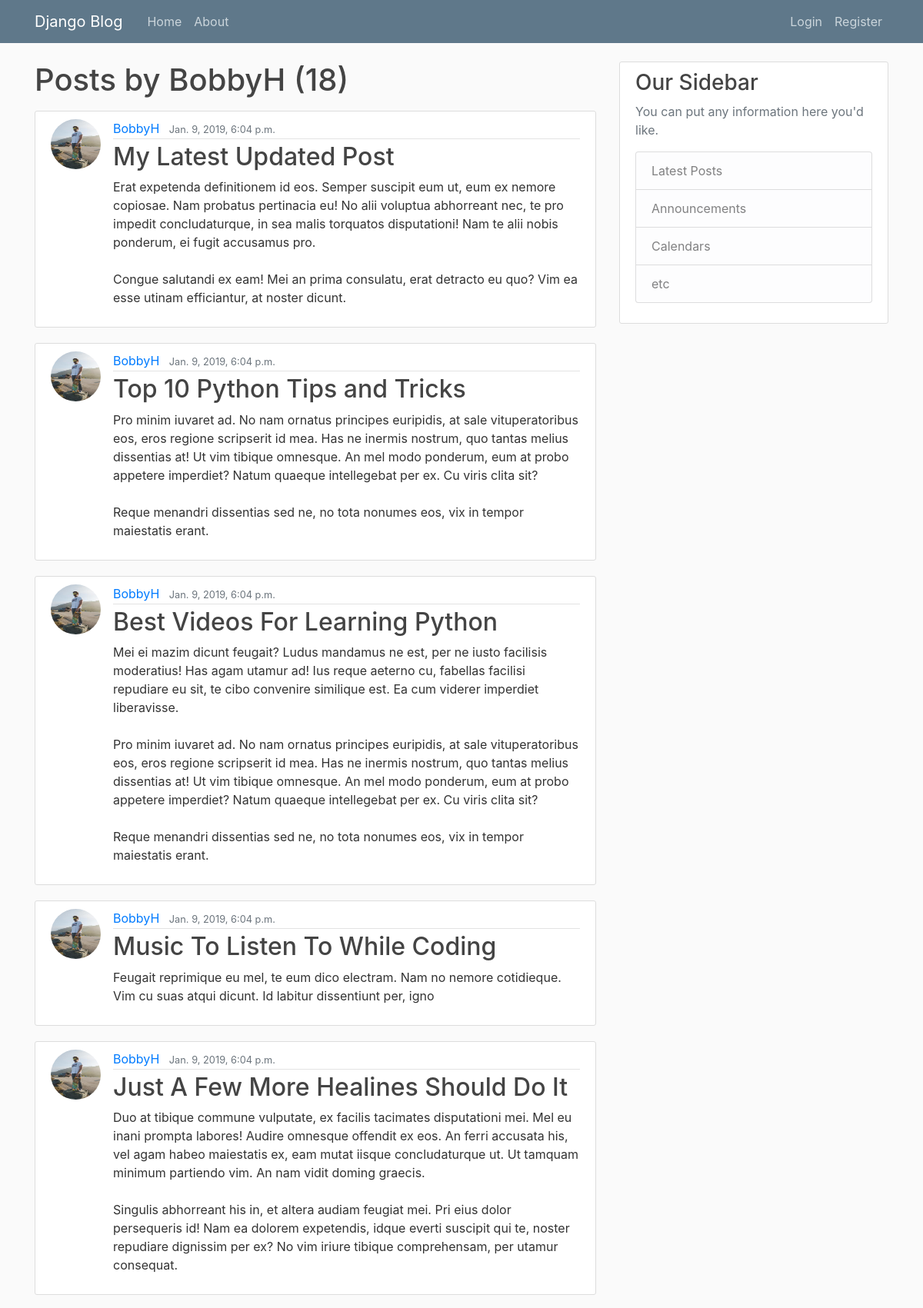
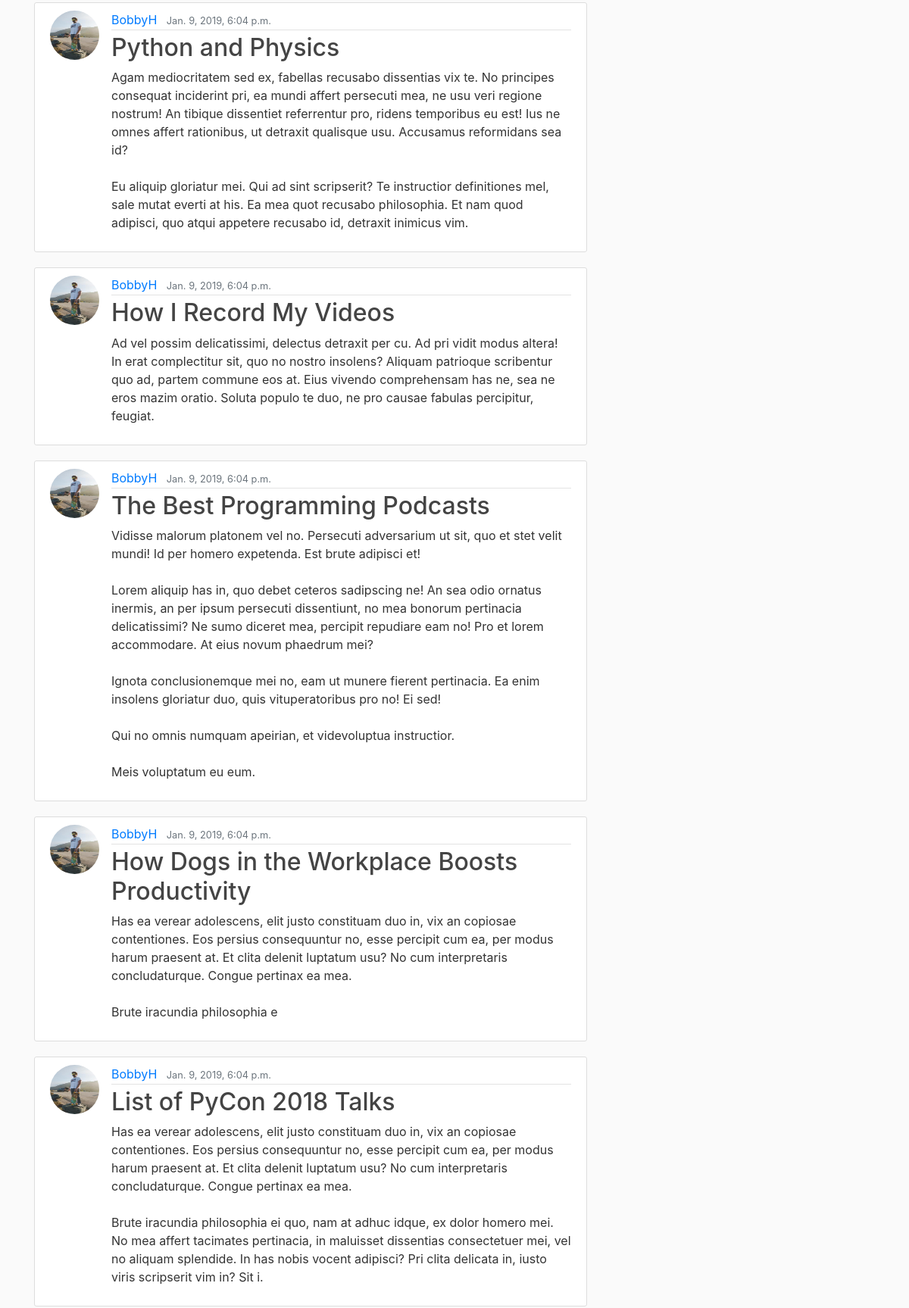
The app's page /user/BobbyH (upper part) with its own data (2 pictures, top to bottom).
### blog/models.py (models this page shows, shortened)
class Post(models.Model):
    title = models.CharField(max_length =100)
    content = models.TextField()
    date_posted = models.DateTimeField(default=timezone.now)
    author = models.ForeignKey(User, on_delete=models.CASCADE)

### users/models.py (models this page shows, shortened)
class Profile(models.Model):
    user = models.OneToOneField(User, on_delete=models.CASCADE)
    image = models.ImageField(default='default.jpg', upload_to='profile_pics')

### blog/views.py (the view)
# urls.py: path('user/<str:username>', UserPostListView.as_view(), name='user-posts'),
class UserPostListView(ListView): #feed of post
    model = Post
    template_name = 'blog/user_posts.html'
    context_object_name = 'posts'
    paginate_by = 10    # number of post per page
    def get_queryset(self):
        user = get_object_or_404(User, username=self.kwargs.get('username'))
        return Post.objects.filter(author=user).order_by('-date_posted')

### blog/templates/blog/user_posts.html (shortened to what this page needs)
{% extends "blog/base.html" %}
{% block content %}
  <h1 class="mb-3">Posts by {{ view.kwargs.username }} ({{ page_obj.paginator.count }})</h1>
  {% for post in posts %}
  <article class="media content-section">
    <img class="rounded-circle article-img" src="{{ post.author.profile.image.url }}">
    <div class="media-body">
      <div class="article-metadata">
        <a class="mr-2" href="{% url 'user-posts' post.author.username %}">{{ post.author }}</a>
        <small class="text-muted">{{ post.date_posted }}</small>
      </div>
      <h2><a class="article-title" href="{% url 'post-detail' post.id %}">{{ post.title }}</a></h2>
      <p class="article-content">{{ post.content }}</p>
    </div>
  </article>
  {% endfor %}
{% endblock content %}

### blog/static/blog/main.css (style rules this page uses)
body { background: #fafafa; color: #333333; margin-top: 5rem; }
h1, h2, h3, h4, h5, h6 { color: #444444; }
.content-section { background: #ffffff; padding: 10px 20px; border: 1px solid #dddddd; border-radius: 3px; margin-bottom: 20px; }
.article-title { color: #444444; }
.article-content { white-space: pre-line; }
.article-img { height: 65px; width: 65px; margin-right: 16px; }
.article-metadata { padding-bottom: 1px; margin-bottom: 4px; border-bottom: 1px solid #e3e3e3 }

### records on screen
Post: author.profile.image (picture), author "BobbyH", date_posted "Jan. 9, 2019, 6:04 p.m.", title "My Latest Updated Post", content "Erat expetenda definitionem id eos. Semper suscipit eum ut, eum ex nemore copiosae. Nam probatus pertinacia eu! No alii voluptua abhorreant nec, te pro impedit concludaturque, in sea malis torquatos disputationi! Nam te alii nobis ponderum, ei fugit accusamus pro. Congue salutandi ex eam! Mei an prima consulatu, erat detracto eu quo? Vim ea esse utinam efficiantur, at noster dicunt."
Post: author.profile.image (picture), author "BobbyH", date_posted "Jan. 9, 2019, 6:04 p.m.", title "Top 10 Python Tips and Tricks", content "Pro minim iuvaret ad. No nam ornatus principes euripidis, at sale vituperatoribus eos, eros regione scripserit id mea. Has ne inermis nostrum, quo tantas melius dissentias at! Ut vim tibique omnesque. An mel modo ponderum, eum at probo appetere imperdiet? Natum quaeque intellegebat per ex. Cu viris clita sit? Reque menandri dissentias sed ne, no tota nonumes eos, vix in tempor maiestatis erant."
Post: author.profile.image (picture), author "BobbyH", date_posted "Jan. 9, 2019, 6:04 p.m.", title "Best Videos For Learning Python", content "Mei ei mazim dicunt feugait? Ludus mandamus ne est, per ne iusto facilisis moderatius! Has agam utamur ad! Ius reque aeterno cu, fabellas facilisi repudiare eu sit, te cibo convenire similique est. Ea cum viderer imperdiet liberavisse. Pro minim iuvaret ad. No nam ornatus principes euripidis, at sale vituperatoribus eos, eros regione scripserit id mea. Has ne inermis nostrum, quo tantas melius dissentias at! Ut vim tibique omnesque. An mel modo ponderum, eum at probo appetere imperdiet? Natum quaeque intellegebat per ex. Cu viris clita sit? Reque menandri dissentias sed ne, no tota nonumes eos, vix in tempor maiestatis erant."
Post: author.profile.image (picture), author "BobbyH", date_posted "Jan. 9, 2019, 6:04 p.m.", title "Music To Listen To While Coding", content "Feugait reprimique eu mel, te eum dico electram. Nam no nemore cotidieque. Vim cu suas atqui dicunt. Id labitur dissentiunt per, igno"
Post: author.profile.image (picture), author "BobbyH", date_posted "Jan. 9, 2019, 6:04 p.m.", title "Just A Few More Healines Should Do It", content "Duo at tibique commune vulputate, ex facilis tacimates disputationi mei. Mel eu inani prompta labores! Audire omnesque offendit ex eos. An ferri accusata his, vel agam habeo maiestatis ex, eam mutat iisque concludaturque ut. Ut tamquam minimum partiendo vim. An nam vidit doming graecis. Singulis abhorreant his in, et altera audiam feugiat mei. Pri eius dolor persequeris id! Nam ea dolorem expetendis, idque everti suscipit qui te, noster repudiare dignissim per ex? No vim iriure tibique comprehensam, per utamur consequat."
Post: author.profile.image (picture), author "BobbyH", date_posted "Jan. 9, 2019, 6:04 p.m.", title "Python and Physics", content "Agam mediocritatem sed ex, fabellas recusabo dissentias vix te. No principes consequat inciderint pri, ea mundi affert persecuti mea, ne usu veri regione nostrum! An tibique dissentiet referrentur pro, ridens temporibus eu est! Ius ne omnes affert rationibus, ut detraxit qualisque usu. Accusamus reformidans sea id? Eu aliquip gloriatur mei. Qui ad sint scripserit? Te instructior definitiones mel, sale mutat everti at his. Ea mea quot recusabo philosophia. Et nam quod adipisci, quo atqui appetere recusabo id, detraxit inimicus vim."
Post: author.profile.image (picture), author "BobbyH", date_posted "Jan. 9, 2019, 6:04 p.m.", title "How I Record My Videos", content "Ad vel possim delicatissimi, delectus detraxit per cu. Ad pri vidit modus altera! In erat complectitur sit, quo no nostro insolens? Aliquam patrioque scribentur quo ad, partem commune eos at. Eius vivendo comprehensam has ne, sea ne eros mazim oratio. Soluta populo te duo, ne pro causae fabulas percipitur, feugiat."
Post: author.profile.image (picture), author "BobbyH", date_posted "Jan. 9, 2019, 6:04 p.m.", title "The Best Programming Podcasts", content "Vidisse malorum platonem vel no. Persecuti adversarium ut sit, quo et stet velit mundi! Id per homero expetenda. Est brute adipisci et! Lorem aliquip has in, quo debet ceteros sadipscing ne! An sea odio ornatus inermis, an per ipsum persecuti dissentiunt, no mea bonorum pertinacia delicatissimi? Ne sumo diceret mea, percipit repudiare eam no! Pro et lorem accommodare. At eius novum phaedrum mei? Ignota conclusionemque mei no, eam ut munere fierent pertinacia. Ea enim insolens gloriatur duo, quis vituperatoribus pro no! Ei sed! Qui no omnis numquam apeirian, et videvoluptua instructior. Meis voluptatum eu eum."
Post: author.profile.image (picture), author "BobbyH", date_posted "Jan. 9, 2019, 6:04 p.m.", title "How Dogs in the Workplace Boosts Productivity", content "Has ea verear adolescens, elit justo constituam duo in, vix an copiosae contentiones. Eos persius consequuntur no, esse percipit cum ea, per modus harum praesent at. Et clita delenit luptatum usu? No cum interpretaris concludaturque. Congue pertinax ea mea. Brute iracundia philosophia e"
Post: author.profile.image (picture), author "BobbyH", date_posted "Jan. 9, 2019, 6:04 p.m.", title "List of PyCon 2018 Talks", content "Has ea verear adolescens, elit justo constituam duo in, vix an copiosae contentiones. Eos persius consequuntur no, esse percipit cum ea, per modus harum praesent at. Et clita delenit luptatum usu? No cum interpretaris concludaturque. Congue pertinax ea mea. Brute iracundia philosophia ei quo, nam at adhuc idque, ex dolor homero mei. No mea affert tacimates pertinacia, in maluisset dissentias consectetuer mei, vel no aliquam splendide. In has nobis vocent adipisci? Pri clita delicata in, iusto viris scripserit vim in? Sit i."

### other values on screen
{{ view.kwargs.username }} "BobbyH"
{{ page_obj.paginator.count }} "18"
